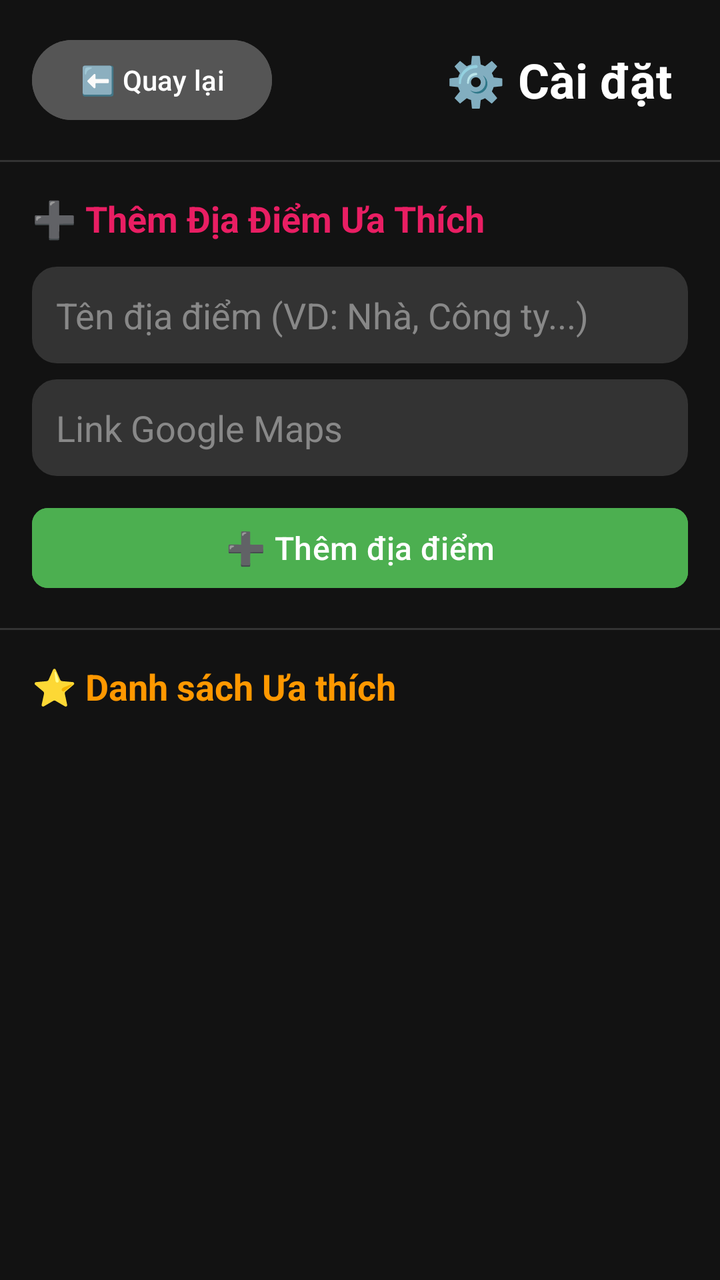
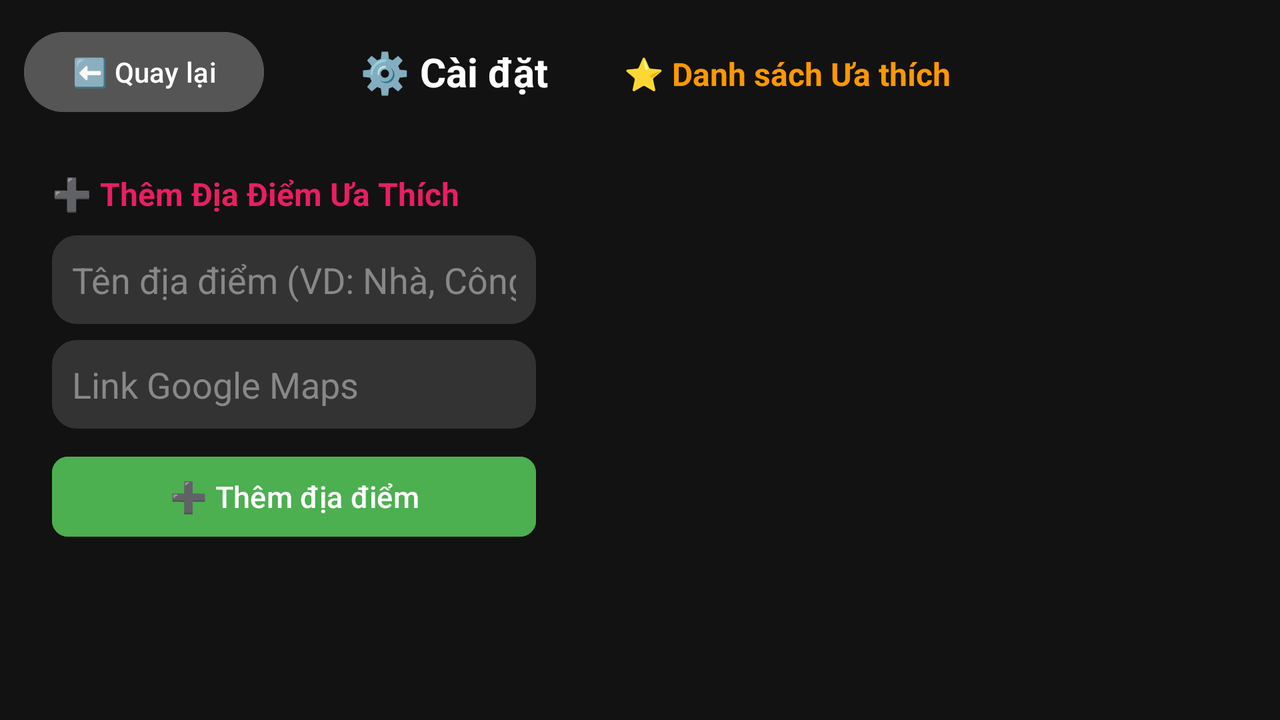

An Android layout and its configuration variant, each rendered on a device that would load it. The default file and the variant file are quoted in full after the pictures.
<!-- AndroidManifest.xml: application theme Theme.LocateShare -->
<!-- res/layout/activity_settings.xml -->
<?xml version="1.0" encoding="utf-8"?>
<LinearLayout xmlns:android="http://schemas.android.com/apk/res/android"
    xmlns:app="http://schemas.android.com/apk/res-auto"
    android:layout_width="match_parent"
    android:layout_height="match_parent"
    android:orientation="vertical"
    android:background="#121212">

    
    <LinearLayout
        android:layout_width="match_parent"
        android:layout_height="wrap_content"
        android:orientation="horizontal"
        android:gravity="center_vertical"
        android:padding="16dp">

        <Button
            android:id="@+id/btnBackSettings"
            android:layout_width="wrap_content"
            android:layout_height="wrap_content"
            android:text="⬅️ Quay lại"
            android:backgroundTint="#555555"
            android:textColor="#FFFFFF" />

        <TextView
            android:layout_width="0dp"
            android:layout_height="wrap_content"
            android:layout_weight="1"
            android:text="⚙️ Cài đặt"
            android:textSize="24sp"
            android:textStyle="bold"
            android:textColor="#FFFFFF"
            android:gravity="end"
            android:layout_marginEnd="8dp" />
    </LinearLayout>

    
    <View
        android:layout_width="match_parent"
        android:layout_height="1dp"
        android:background="#333333" />

    
    <LinearLayout
        android:layout_width="match_parent"
        android:layout_height="wrap_content"
        android:orientation="vertical"
        android:padding="16dp">

        <TextView
            android:layout_width="wrap_content"
            android:layout_height="wrap_content"
            android:text="➕ Thêm Địa Điểm Ưa Thích"
            android:textSize="18sp"
            android:textStyle="bold"
            android:textColor="#E91E63"
            android:layout_marginBottom="12dp" />

        <EditText
            android:id="@+id/etFavName"
            android:layout_width="match_parent"
            android:layout_height="wrap_content"
            android:hint="Tên địa điểm (VD: Nhà, Công ty...)"
            android:inputType="text"
            android:background="@drawable/input_background"
            android:backgroundTint="#333333"
            android:padding="12dp"
            android:textColor="#FFFFFF"
            android:textColorHint="#888888"
            android:layout_marginBottom="8dp" />

        <EditText
            android:id="@+id/etFavUrl"
            android:layout_width="match_parent"
            android:layout_height="wrap_content"
            android:hint="Link Google Maps"
            android:inputType="textUri"
            android:background="@drawable/input_background"
            android:backgroundTint="#333333"
            android:padding="12dp"
            android:textColor="#FFFFFF"
            android:textColorHint="#888888"
            android:layout_marginBottom="12dp" />

        <Button
            android:id="@+id/btnAddFavorite"
            android:layout_width="match_parent"
            android:layout_height="wrap_content"
            android:text="➕ Thêm địa điểm"
            android:backgroundTint="#4CAF50"
            android:textColor="#FFFFFF"
            android:textSize="16sp"
            app:cornerRadius="8dp" />
    </LinearLayout>

    
    <View
        android:layout_width="match_parent"
        android:layout_height="1dp"
        android:background="#333333" />

    
    <TextView
        android:layout_width="wrap_content"
        android:layout_height="wrap_content"
        android:text="⭐ Danh sách Ưa thích"
        android:textSize="18sp"
        android:textStyle="bold"
        android:textColor="#FF9800"
        android:padding="16dp" />

    <androidx.recyclerview.widget.RecyclerView
        android:id="@+id/rvFavorites"
        android:layout_width="match_parent"
        android:layout_height="0dp"
        android:layout_weight="1"
        android:paddingStart="8dp"
        android:paddingEnd="8dp"
        android:clipToPadding="false" />

</LinearLayout>
<!-- resources referenced by this layout -->
<resources>
  <!-- drawable input_background (drawable) -->
  <?xml version="1.0" encoding="utf-8"?>
  <shape xmlns:android="http://schemas.android.com/apk/res/android"
      android:shape="rectangle">
      <solid android:color="#FFFFFF"/>
      <corners android:radius="12dp"/>
      <stroke android:width="1dp" android:color="#BDBDBD"/>
      <padding android:left="16dp" android:right="16dp"/>
  </shape>
  <style name="Theme.LocateShare" parent="Base.Theme.LocateShare" />
  <style name="Base.Theme.LocateShare" parent="Theme.Material3.DayNight.NoActionBar">
          
          
      </style>
</resources>
<!-- res/layout-land/activity_settings.xml (the repository's variant of the layout above) -->
<!-- drawn on the phone turned sideways -->
<?xml version="1.0" encoding="utf-8"?>
<LinearLayout xmlns:android="http://schemas.android.com/apk/res/android"
    xmlns:app="http://schemas.android.com/apk/res-auto"
    android:fitsSystemWindows="true"
    android:layout_width="match_parent"
    android:layout_height="match_parent"
    android:orientation="horizontal"
    android:weightSum="100"
    android:background="#121212"
    android:padding="12dp">

    
    <androidx.core.widget.NestedScrollView
        android:layout_width="0dp"
        android:layout_height="match_parent"
        android:layout_weight="45"
        android:fillViewport="true"
        android:scrollbars="vertical"
        android:layout_marginEnd="8dp">

        <LinearLayout
            android:layout_width="match_parent"
            android:layout_height="wrap_content"
            android:orientation="vertical">

            
            <LinearLayout
                android:layout_width="match_parent"
                android:layout_height="wrap_content"
                android:orientation="horizontal"
                android:gravity="center_vertical"
                android:layout_marginBottom="12dp">

                <Button
                    android:id="@+id/btnBackSettings"
                    android:layout_width="wrap_content"
                    android:layout_height="wrap_content"
                    android:text="⬅️ Quay lại"
                    android:backgroundTint="#555555"
                    android:textColor="#FFFFFF" />

                <TextView
                    android:layout_width="0dp"
                    android:layout_height="wrap_content"
                    android:layout_weight="1"
                    android:text="⚙️ Cài đặt"
                    android:textSize="20sp"
                    android:textStyle="bold"
                    android:textColor="#FFFFFF"
                    android:gravity="end"
                    android:layout_marginEnd="8dp" />
            </LinearLayout>

            
            <LinearLayout
                android:layout_width="match_parent"
                android:layout_height="wrap_content"
                android:orientation="vertical"
                android:background="@drawable/card_background"
                android:padding="14dp">

                <TextView
                    android:layout_width="wrap_content"
                    android:layout_height="wrap_content"
                    android:text="➕ Thêm Địa Điểm Ưa Thích"
                    android:textSize="16sp"
                    android:textStyle="bold"
                    android:textColor="#E91E63"
                    android:layout_marginBottom="10dp" />

                <EditText
                    android:id="@+id/etFavName"
                    android:layout_width="match_parent"
                    android:layout_height="wrap_content"
                    android:hint="Tên địa điểm (VD: Nhà, Công ty...)"
                    android:inputType="text"
                    android:background="@drawable/input_background"
                    android:backgroundTint="#333333"
                    android:padding="10dp"
                    android:textColor="#FFFFFF"
                    android:textColorHint="#888888"
                    android:layout_marginBottom="8dp" />

                <EditText
                    android:id="@+id/etFavUrl"
                    android:layout_width="match_parent"
                    android:layout_height="wrap_content"
                    android:hint="Link Google Maps"
                    android:inputType="textUri"
                    android:background="@drawable/input_background"
                    android:backgroundTint="#333333"
                    android:padding="10dp"
                    android:textColor="#FFFFFF"
                    android:textColorHint="#888888"
                    android:layout_marginBottom="10dp" />

                <Button
                    android:id="@+id/btnAddFavorite"
                    android:layout_width="match_parent"
                    android:layout_height="wrap_content"
                    android:text="➕ Thêm địa điểm"
                    android:backgroundTint="#4CAF50"
                    android:textColor="#FFFFFF"
                    android:textSize="15sp"
                    app:cornerRadius="8dp" />
            </LinearLayout>

        </LinearLayout>
    </androidx.core.widget.NestedScrollView>

    
    <LinearLayout
        android:layout_width="0dp"
        android:layout_height="match_parent"
        android:layout_weight="55"
        android:orientation="vertical"
        android:background="@drawable/card_background"
        android:padding="14dp"
        android:layout_marginStart="8dp">

        <TextView
            android:layout_width="wrap_content"
            android:layout_height="wrap_content"
            android:text="⭐ Danh sách Ưa thích"
            android:textSize="16sp"
            android:textStyle="bold"
            android:textColor="#FF9800"
            android:layout_marginBottom="8dp" />

        <androidx.recyclerview.widget.RecyclerView
            android:id="@+id/rvFavorites"
            android:layout_width="match_parent"
            android:layout_height="match_parent"
            android:scrollbars="vertical"
            android:clipToPadding="false" />
    </LinearLayout>

</LinearLayout>
